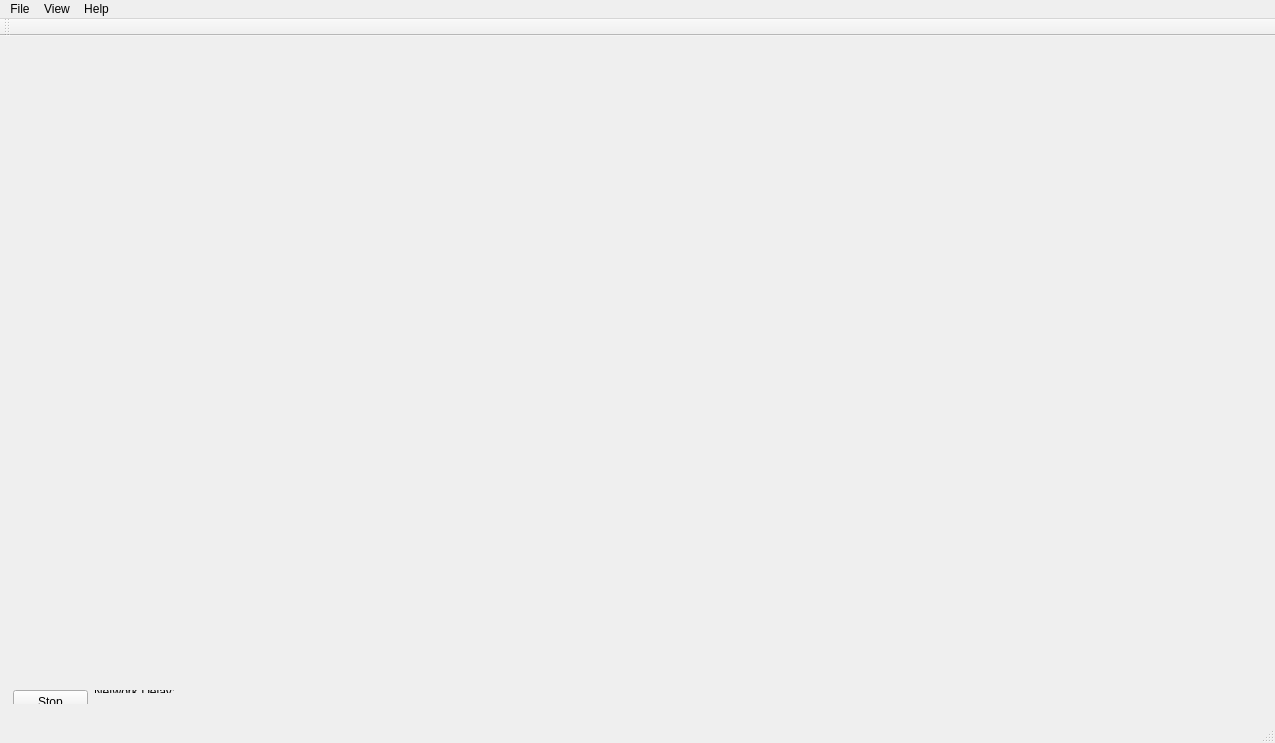
<?xml version="1.0" encoding="UTF-8"?>
<ui version="4.0">
 <class>RemoteViewer</class>
 <widget class="QMainWindow" name="RemoteViewer">
  <property name="geometry">
   <rect>
    <x>0</x>
    <y>0</y>
    <width>1275</width>
    <height>743</height>
   </rect>
  </property>
  <property name="sizePolicy">
   <sizepolicy hsizetype="Minimum" vsizetype="Preferred">
    <horstretch>0</horstretch>
    <verstretch>0</verstretch>
   </sizepolicy>
  </property>
  <property name="minimumSize">
   <size>
    <width>1200</width>
    <height>0</height>
   </size>
  </property>
  <property name="windowTitle">
   <string>Remote Viewer</string>
  </property>
  <widget class="QWidget" name="centralWidget">
   <property name="sizePolicy">
    <sizepolicy hsizetype="Expanding" vsizetype="MinimumExpanding">
     <horstretch>0</horstretch>
     <verstretch>0</verstretch>
    </sizepolicy>
   </property>
   <widget class="QWidget" name="layoutWidget">
    <property name="geometry">
     <rect>
      <x>0</x>
      <y>0</y>
      <width>1262</width>
      <height>634</height>
     </rect>
    </property>
    <layout class="QHBoxLayout" name="horizontalLayout">
     <item>
      <layout class="QGridLayout" name="gridLayout_3">
       <item row="0" column="0">
        <widget class="QCustomPlot" name="plot0_3" native="true">
         <property name="sizePolicy">
          <sizepolicy hsizetype="Fixed" vsizetype="Fixed">
           <horstretch>0</horstretch>
           <verstretch>0</verstretch>
          </sizepolicy>
         </property>
         <property name="minimumSize">
          <size>
           <width>300</width>
           <height>100</height>
          </size>
         </property>
         <property name="maximumSize">
          <size>
           <width>100</width>
           <height>300</height>
          </size>
         </property>
        </widget>
       </item>
       <item row="0" column="1">
        <widget class="QCustomPlot" name="plot1_3" native="true">
         <property name="sizePolicy">
          <sizepolicy hsizetype="Fixed" vsizetype="Fixed">
           <horstretch>0</horstretch>
           <verstretch>0</verstretch>
          </sizepolicy>
         </property>
         <property name="minimumSize">
          <size>
           <width>300</width>
           <height>100</height>
          </size>
         </property>
         <property name="maximumSize">
          <size>
           <width>100</width>
           <height>300</height>
          </size>
         </property>
        </widget>
       </item>
       <item row="0" column="2">
        <widget class="QCustomPlot" name="plot2_3" native="true">
         <property name="sizePolicy">
          <sizepolicy hsizetype="Fixed" vsizetype="Fixed">
           <horstretch>0</horstretch>
           <verstretch>0</verstretch>
          </sizepolicy>
         </property>
         <property name="minimumSize">
          <size>
           <width>300</width>
           <height>100</height>
          </size>
         </property>
         <property name="maximumSize">
          <size>
           <width>100</width>
           <height>300</height>
          </size>
         </property>
        </widget>
       </item>
       <item row="1" column="0">
        <widget class="QCustomPlot" name="plot3_3" native="true">
         <property name="sizePolicy">
          <sizepolicy hsizetype="Fixed" vsizetype="Fixed">
           <horstretch>0</horstretch>
           <verstretch>0</verstretch>
          </sizepolicy>
         </property>
         <property name="minimumSize">
          <size>
           <width>300</width>
           <height>100</height>
          </size>
         </property>
         <property name="maximumSize">
          <size>
           <width>100</width>
           <height>300</height>
          </size>
         </property>
        </widget>
       </item>
       <item row="1" column="1">
        <widget class="QCustomPlot" name="plot4_3" native="true">
         <property name="sizePolicy">
          <sizepolicy hsizetype="Fixed" vsizetype="Fixed">
           <horstretch>0</horstretch>
           <verstretch>0</verstretch>
          </sizepolicy>
         </property>
         <property name="minimumSize">
          <size>
           <width>300</width>
           <height>100</height>
          </size>
         </property>
         <property name="maximumSize">
          <size>
           <width>100</width>
           <height>300</height>
          </size>
         </property>
        </widget>
       </item>
       <item row="1" column="2">
        <widget class="QCustomPlot" name="plot5_3" native="true">
         <property name="sizePolicy">
          <sizepolicy hsizetype="Fixed" vsizetype="Fixed">
           <horstretch>0</horstretch>
           <verstretch>0</verstretch>
          </sizepolicy>
         </property>
         <property name="minimumSize">
          <size>
           <width>300</width>
           <height>100</height>
          </size>
         </property>
         <property name="maximumSize">
          <size>
           <width>100</width>
           <height>300</height>
          </size>
         </property>
        </widget>
       </item>
       <item row="2" column="0">
        <widget class="QCustomPlot" name="plot6_3" native="true">
         <property name="sizePolicy">
          <sizepolicy hsizetype="Fixed" vsizetype="Fixed">
           <horstretch>0</horstretch>
           <verstretch>0</verstretch>
          </sizepolicy>
         </property>
         <property name="minimumSize">
          <size>
           <width>300</width>
           <height>100</height>
          </size>
         </property>
         <property name="maximumSize">
          <size>
           <width>100</width>
           <height>300</height>
          </size>
         </property>
        </widget>
       </item>
       <item row="2" column="1">
        <widget class="QCustomPlot" name="plot7_3" native="true">
         <property name="sizePolicy">
          <sizepolicy hsizetype="Fixed" vsizetype="Fixed">
           <horstretch>0</horstretch>
           <verstretch>0</verstretch>
          </sizepolicy>
         </property>
         <property name="minimumSize">
          <size>
           <width>300</width>
           <height>100</height>
          </size>
         </property>
         <property name="maximumSize">
          <size>
           <width>100</width>
           <height>300</height>
          </size>
         </property>
        </widget>
       </item>
       <item row="2" column="2">
        <widget class="QCustomPlot" name="plot8_3" native="true">
         <property name="sizePolicy">
          <sizepolicy hsizetype="Fixed" vsizetype="Fixed">
           <horstretch>0</horstretch>
           <verstretch>0</verstretch>
          </sizepolicy>
         </property>
         <property name="minimumSize">
          <size>
           <width>300</width>
           <height>100</height>
          </size>
         </property>
         <property name="maximumSize">
          <size>
           <width>100</width>
           <height>300</height>
          </size>
         </property>
        </widget>
       </item>
       <item row="3" column="0">
        <widget class="QCustomPlot" name="plot9_3" native="true">
         <property name="sizePolicy">
          <sizepolicy hsizetype="Fixed" vsizetype="Fixed">
           <horstretch>0</horstretch>
           <verstretch>0</verstretch>
          </sizepolicy>
         </property>
         <property name="minimumSize">
          <size>
           <width>300</width>
           <height>100</height>
          </size>
         </property>
         <property name="maximumSize">
          <size>
           <width>100</width>
           <height>300</height>
          </size>
         </property>
        </widget>
       </item>
       <item row="3" column="1">
        <widget class="QCustomPlot" name="plot10_3" native="true">
         <property name="sizePolicy">
          <sizepolicy hsizetype="Fixed" vsizetype="Fixed">
           <horstretch>0</horstretch>
           <verstretch>0</verstretch>
          </sizepolicy>
         </property>
         <property name="minimumSize">
          <size>
           <width>300</width>
           <height>100</height>
          </size>
         </property>
         <property name="maximumSize">
          <size>
           <width>100</width>
           <height>300</height>
          </size>
         </property>
        </widget>
       </item>
       <item row="3" column="2">
        <widget class="QCustomPlot" name="plot11_3" native="true">
         <property name="sizePolicy">
          <sizepolicy hsizetype="Fixed" vsizetype="Fixed">
           <horstretch>0</horstretch>
           <verstretch>0</verstretch>
          </sizepolicy>
         </property>
         <property name="minimumSize">
          <size>
           <width>300</width>
           <height>100</height>
          </size>
         </property>
         <property name="maximumSize">
          <size>
           <width>100</width>
           <height>300</height>
          </size>
         </property>
        </widget>
       </item>
       <item row="4" column="0">
        <widget class="QCustomPlot" name="plot12_3" native="true">
         <property name="sizePolicy">
          <sizepolicy hsizetype="Fixed" vsizetype="Fixed">
           <horstretch>0</horstretch>
           <verstretch>0</verstretch>
          </sizepolicy>
         </property>
         <property name="minimumSize">
          <size>
           <width>300</width>
           <height>100</height>
          </size>
         </property>
         <property name="maximumSize">
          <size>
           <width>100</width>
           <height>300</height>
          </size>
         </property>
        </widget>
       </item>
       <item row="4" column="1">
        <widget class="QCustomPlot" name="plot13_3" native="true">
         <property name="sizePolicy">
          <sizepolicy hsizetype="Fixed" vsizetype="Fixed">
           <horstretch>0</horstretch>
           <verstretch>0</verstretch>
          </sizepolicy>
         </property>
         <property name="minimumSize">
          <size>
           <width>300</width>
           <height>100</height>
          </size>
         </property>
         <property name="maximumSize">
          <size>
           <width>100</width>
           <height>300</height>
          </size>
         </property>
        </widget>
       </item>
       <item row="4" column="2">
        <widget class="QCustomPlot" name="plot14_3" native="true">
         <property name="sizePolicy">
          <sizepolicy hsizetype="Fixed" vsizetype="Fixed">
           <horstretch>0</horstretch>
           <verstretch>0</verstretch>
          </sizepolicy>
         </property>
         <property name="minimumSize">
          <size>
           <width>300</width>
           <height>100</height>
          </size>
         </property>
         <property name="maximumSize">
          <size>
           <width>100</width>
           <height>300</height>
          </size>
         </property>
        </widget>
       </item>
       <item row="5" column="0">
        <widget class="QCustomPlot" name="plot15_3" native="true">
         <property name="sizePolicy">
          <sizepolicy hsizetype="Fixed" vsizetype="Fixed">
           <horstretch>0</horstretch>
           <verstretch>0</verstretch>
          </sizepolicy>
         </property>
         <property name="minimumSize">
          <size>
           <width>300</width>
           <height>100</height>
          </size>
         </property>
         <property name="maximumSize">
          <size>
           <width>100</width>
           <height>300</height>
          </size>
         </property>
        </widget>
       </item>
       <item row="5" column="1">
        <widget class="QCustomPlot" name="plot16_3" native="true">
         <property name="sizePolicy">
          <sizepolicy hsizetype="Fixed" vsizetype="Fixed">
           <horstretch>0</horstretch>
           <verstretch>0</verstretch>
          </sizepolicy>
         </property>
         <property name="minimumSize">
          <size>
           <width>300</width>
           <height>100</height>
          </size>
         </property>
         <property name="maximumSize">
          <size>
           <width>100</width>
           <height>300</height>
          </size>
         </property>
        </widget>
       </item>
       <item row="5" column="2">
        <widget class="QCustomPlot" name="plot17_3" native="true">
         <property name="sizePolicy">
          <sizepolicy hsizetype="Fixed" vsizetype="Fixed">
           <horstretch>0</horstretch>
           <verstretch>0</verstretch>
          </sizepolicy>
         </property>
         <property name="minimumSize">
          <size>
           <width>300</width>
           <height>100</height>
          </size>
         </property>
         <property name="maximumSize">
          <size>
           <width>100</width>
           <height>300</height>
          </size>
         </property>
        </widget>
       </item>
      </layout>
     </item>
     <item>
      <widget class="VlcWidgetVideo" name="videoWidget" native="true">
       <property name="sizePolicy">
        <sizepolicy hsizetype="Fixed" vsizetype="Fixed">
         <horstretch>0</horstretch>
         <verstretch>0</verstretch>
        </sizepolicy>
       </property>
       <property name="minimumSize">
        <size>
         <width>340</width>
         <height>240</height>
        </size>
       </property>
      </widget>
     </item>
    </layout>
   </widget>
   <widget class="QWidget" name="layoutWidget">
    <property name="geometry">
     <rect>
      <x>2</x>
      <y>643</y>
      <width>283</width>
      <height>25</height>
     </rect>
    </property>
    <layout class="QHBoxLayout" name="horizontalLayout_2">
     <item>
      <widget class="QPushButton" name="stopEKG">
       <property name="enabled">
        <bool>true</bool>
       </property>
       <property name="sizePolicy">
        <sizepolicy hsizetype="Fixed" vsizetype="Minimum">
         <horstretch>0</horstretch>
         <verstretch>0</verstretch>
        </sizepolicy>
       </property>
       <property name="minimumSize">
        <size>
         <width>75</width>
         <height>23</height>
        </size>
       </property>
       <property name="maximumSize">
        <size>
         <width>16777215</width>
         <height>23</height>
        </size>
       </property>
       <property name="text">
        <string>Stop</string>
       </property>
      </widget>
     </item>
     <item>
      <widget class="QLabel" name="delayLabel">
       <property name="sizePolicy">
        <sizepolicy hsizetype="Minimum" vsizetype="Preferred">
         <horstretch>0</horstretch>
         <verstretch>0</verstretch>
        </sizepolicy>
       </property>
       <property name="minimumSize">
        <size>
         <width>200</width>
         <height>0</height>
        </size>
       </property>
       <property name="text">
        <string>Network Delay: </string>
       </property>
      </widget>
     </item>
    </layout>
   </widget>
  </widget>
  <widget class="QMenuBar" name="menuBar">
   <property name="geometry">
    <rect>
     <x>0</x>
     <y>0</y>
     <width>1275</width>
     <height>21</height>
    </rect>
   </property>
   <widget class="QMenu" name="menuView">
    <property name="title">
     <string>View</string>
    </property>
    <addaction name="actionNew_Vest"/>
    <addaction name="actionDiscover_Vest"/>
   </widget>
   <widget class="QMenu" name="menuFile_2">
    <property name="title">
     <string>File</string>
    </property>
    <addaction name="actionSettings"/>
    <addaction name="separator"/>
    <addaction name="actionQuit"/>
   </widget>
   <widget class="QMenu" name="menuHelp">
    <property name="title">
     <string>Help</string>
    </property>
    <addaction name="actionAbout"/>
    <addaction name="actionUser_Guide"/>
   </widget>
   <addaction name="menuFile_2"/>
   <addaction name="menuView"/>
   <addaction name="menuHelp"/>
  </widget>
  <widget class="QToolBar" name="mainToolBar">
   <attribute name="toolBarArea">
    <enum>TopToolBarArea</enum>
   </attribute>
   <attribute name="toolBarBreak">
    <bool>false</bool>
   </attribute>
  </widget>
  <widget class="QStatusBar" name="statusBar"/>
  <action name="actionNew_Vest">
   <property name="text">
    <string>New Vest</string>
   </property>
   <property name="shortcut">
    <string>Ctrl+N</string>
   </property>
  </action>
  <action name="actionDiscover_Vest">
   <property name="text">
    <string>Discover Vest</string>
   </property>
   <property name="shortcut">
    <string>Ctrl+F</string>
   </property>
  </action>
  <action name="actionSettings">
   <property name="text">
    <string>Settings</string>
   </property>
  </action>
  <action name="actionQuit">
   <property name="text">
    <string>Quit</string>
   </property>
   <property name="shortcut">
    <string>Ctrl+Q</string>
   </property>
  </action>
  <action name="actionAbout">
   <property name="text">
    <string>About</string>
   </property>
  </action>
  <action name="actionUser_Guide">
   <property name="text">
    <string>User Guide</string>
   </property>
   <property name="shortcut">
    <string>F1</string>
   </property>
  </action>
 </widget>
 <layoutdefault spacing="6" margin="11"/>
 <customwidgets>
  <customwidget>
   <class>VlcWidgetVideo</class>
   <extends>QWidget</extends>
   <header>vlc-qt/WidgetVideo.h</header>
   <container>1</container>
   <slots>
    <signal>fullscreen()</signal>
    <slot>toggleFullscreen()</slot>
   </slots>
  </customwidget>
  <customwidget>
   <class>QCustomPlot</class>
   <extends>QWidget</extends>
   <header>qcustomplot.h</header>
   <container>1</container>
  </customwidget>
 </customwidgets>
 <resources/>
 <connections/>
</ui>
